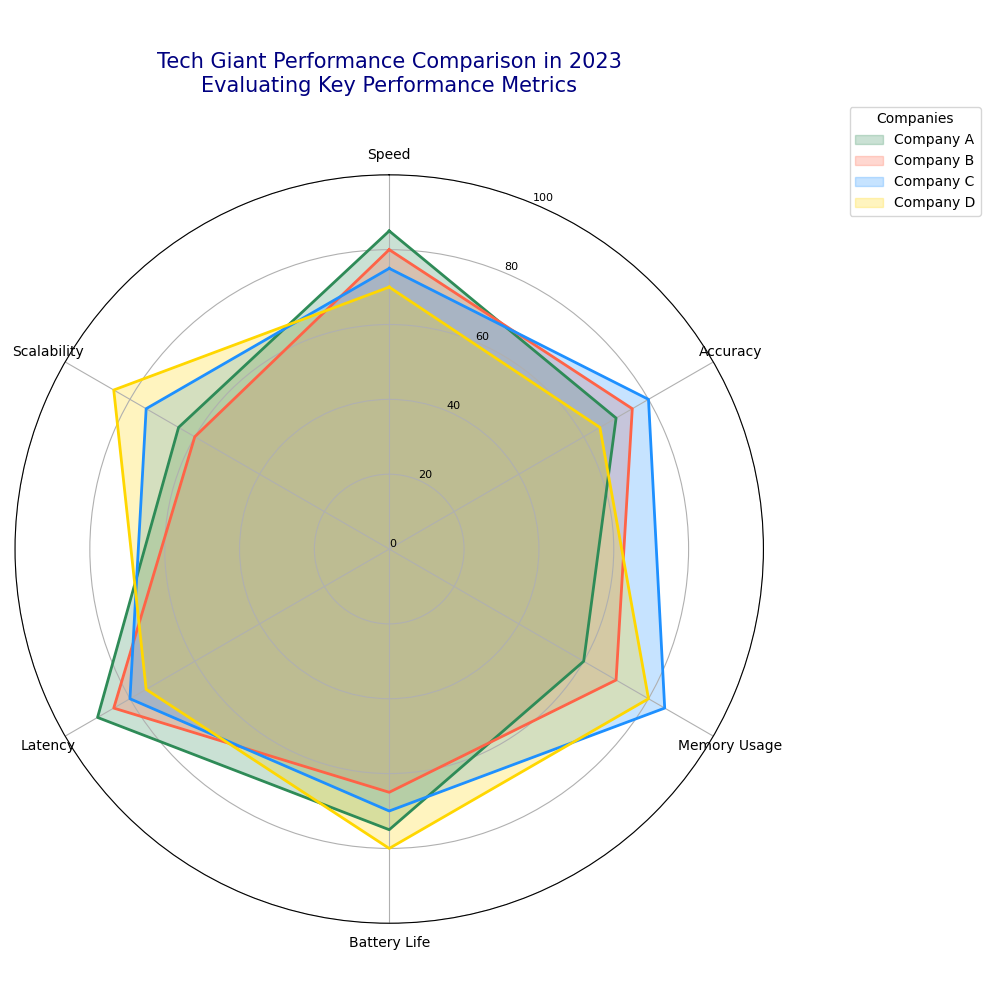

Here is the Python script that generated this plot:
import numpy as np
import matplotlib.pyplot as plt

# Define the different aspects of performance measures
aspects = ['Speed', 'Accuracy', 'Memory Usage', 'Battery Life', 'Latency', 'Scalability']
num_aspects = len(aspects)

# Performance scores for each tech company on these aspects
companyA_scores = [85, 70, 60, 75, 90, 65]
companyB_scores = [80, 75, 70, 65, 85, 60]
companyC_scores = [75, 80, 85, 70, 80, 75]
companyD_scores = [70, 65, 80, 80, 75, 85]

# Combine into a data array
data = [companyA_scores, companyB_scores, companyC_scores, companyD_scores]

# Name and color for each company
names = ['Company A', 'Company B', 'Company C', 'Company D']
colors = ['#2E8B57', '#FF6347', '#1E90FF', '#FFD700']

# Calculate the angles for the radar plot
angles = np.linspace(0, 2 * np.pi, num_aspects, endpoint=False).tolist()
angles += angles[:1]  # Close the loop

# Create the radar chart
fig, ax = plt.subplots(figsize=(10, 10), subplot_kw=dict(polar=True))

# Plot each company's data
for idx, (scores, name, color) in enumerate(zip(data, names, colors)):
    scores += scores[:1]
    ax.fill(angles, scores, color=color, alpha=0.25, label=name)
    ax.plot(angles, scores, linewidth=2, linestyle='solid', color=color)

# Customize the radar chart
ax.set_theta_offset(np.pi / 2)
ax.set_theta_direction(-1)

# Set the labels for each angle
ax.set_xticks(angles[:-1])
ax.set_xticklabels(aspects, fontsize=10)

# Set the range and labels for each axis
ax.set_ylim(0, 100)
ax.set_yticks(range(0, 101, 20))
ax.set_yticklabels(map(str, range(0, 101, 20)), fontsize=8)

# Title and legend setup
plt.title('Tech Giant Performance Comparison in 2023\nEvaluating Key Performance Metrics', size=15, color='navy', y=1.1, ha='center')
ax.legend(loc='upper right', bbox_to_anchor=(1.3, 1.1), title="Companies")

# Automatically adjust layout for clarity
plt.tight_layout()

# Show the plot
plt.show()
